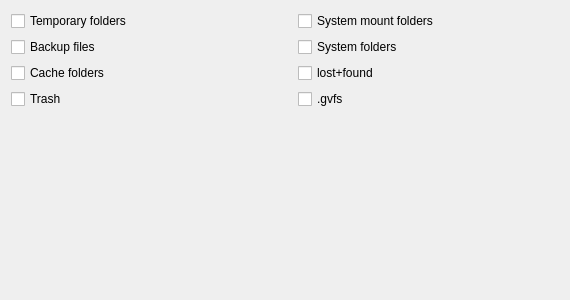
             <widget class="QWidget" name="exclude_templates">
              <property name="geometry">
               <rect>
                <x>0</x>
                <y>0</y>
                <width>570</width>
                <height>300</height>
               </rect>
              </property>
              <attribute name="label">
               <string>Templates</string>
              </attribute>
              <layout class="QGridLayout" name="gridLayout_11">
               <item row="0" column="0">
                <widget class="QCheckBox" name="checkBox_excludeTemp">
                 <property name="sizePolicy">
                  <sizepolicy hsizetype="Minimum" vsizetype="Minimum">
                   <horstretch>0</horstretch>
                   <verstretch>0</verstretch>
                  </sizepolicy>
                 </property>
                 <property name="maximumSize">
                  <size>
                   <width>16777215</width>
                   <height>16777215</height>
                  </size>
                 </property>
                 <property name="font">
                  <font>
                   <weight>50</weight>
                   <bold>false</bold>
                  </font>
                 </property>
                 <property name="cursor">
                  <cursorShape>PointingHandCursor</cursorShape>
                 </property>
                 <property name="toolTip">
                  <string>Exclude all temp folders (**/*tmp*/)</string>
                 </property>
                 <property name="layoutDirection">
                  <enum>Qt::LeftToRight</enum>
                 </property>
                 <property name="text">
                  <string>Temporary folders</string>
                 </property>
                 <property name="checked">
                  <bool>false</bool>
                 </property>
                </widget>
               </item>
               <item row="0" column="2">
                <widget class="QCheckBox" name="checkBox_excludeMount">
                 <property name="sizePolicy">
                  <sizepolicy hsizetype="Minimum" vsizetype="Minimum">
                   <horstretch>0</horstretch>
                   <verstretch>0</verstretch>
                  </sizepolicy>
                 </property>
                 <property name="maximumSize">
                  <size>
                   <width>16777215</width>
                   <height>16777215</height>
                  </size>
                 </property>
                 <property name="font">
                  <font>
                   <weight>50</weight>
                   <bold>false</bold>
                  </font>
                 </property>
                 <property name="cursor">
                  <cursorShape>PointingHandCursor</cursorShape>
                 </property>
                 <property name="toolTip">
                  <string>Exclude system mount folders /mnt &amp; /media (/mnt/*/**, /media/*/**)</string>
                 </property>
                 <property name="layoutDirection">
                  <enum>Qt::LeftToRight</enum>
                 </property>
                 <property name="text">
                  <string>System mount folders</string>
                 </property>
                 <property name="checked">
                  <bool>false</bool>
                 </property>
                </widget>
               </item>
               <item row="1" column="0">
                <widget class="QCheckBox" name="checkBox_excludeBackup">
                 <property name="sizePolicy">
                  <sizepolicy hsizetype="Minimum" vsizetype="Minimum">
                   <horstretch>0</horstretch>
                   <verstretch>0</verstretch>
                  </sizepolicy>
                 </property>
                 <property name="minimumSize">
                  <size>
                   <width>0</width>
                   <height>0</height>
                  </size>
                 </property>
                 <property name="maximumSize">
                  <size>
                   <width>16777215</width>
                   <height>16777215</height>
                  </size>
                 </property>
                 <property name="font">
                  <font>
                   <weight>50</weight>
                   <bold>false</bold>
                  </font>
                 </property>
                 <property name="cursor">
                  <cursorShape>PointingHandCursor</cursorShape>
                 </property>
                 <property name="toolTip">
                  <string>Exclude all backup files &amp; folders (**~)</string>
                 </property>
                 <property name="layoutDirection">
                  <enum>Qt::LeftToRight</enum>
                 </property>
                 <property name="text">
                  <string>Backup files</string>
                 </property>
                 <property name="checked">
                  <bool>false</bool>
                 </property>
                </widget>
               </item>
               <item row="1" column="2">
                <widget class="QCheckBox" name="checkBox_excludeSystem">
                 <property name="sizePolicy">
                  <sizepolicy hsizetype="Minimum" vsizetype="Minimum">
                   <horstretch>0</horstretch>
                   <verstretch>0</verstretch>
                  </sizepolicy>
                 </property>
                 <property name="maximumSize">
                  <size>
                   <width>16777215</width>
                   <height>16777215</height>
                  </size>
                 </property>
                 <property name="font">
                  <font>
                   <weight>50</weight>
                   <bold>false</bold>
                  </font>
                 </property>
                 <property name="cursor">
                  <cursorShape>PointingHandCursor</cursorShape>
                 </property>
                 <property name="toolTip">
                  <string>Exclude system folders /var, /proc, /dev &amp; /sys (/var/run/**, /run/**, /proc/**, /dev/**, /sys/**)</string>
                 </property>
                 <property name="layoutDirection">
                  <enum>Qt::LeftToRight</enum>
                 </property>
                 <property name="text">
                  <string>System folders</string>
                 </property>
                 <property name="checked">
                  <bool>false</bool>
                 </property>
                </widget>
               </item>
               <item row="2" column="0">
                <widget class="QCheckBox" name="checkBox_excludeCache">
                 <property name="sizePolicy">
                  <sizepolicy hsizetype="Minimum" vsizetype="Minimum">
                   <horstretch>0</horstretch>
                   <verstretch>0</verstretch>
                  </sizepolicy>
                 </property>
                 <property name="maximumSize">
                  <size>
                   <width>16777215</width>
                   <height>16777215</height>
                  </size>
                 </property>
                 <property name="font">
                  <font>
                   <weight>50</weight>
                   <bold>false</bold>
                  </font>
                 </property>
                 <property name="cursor">
                  <cursorShape>PointingHandCursor</cursorShape>
                 </property>
                 <property name="toolTip">
                  <string>Exclude all cache folders (**/*cache*/ &amp; **/*Cache*/)</string>
                 </property>
                 <property name="layoutDirection">
                  <enum>Qt::LeftToRight</enum>
                 </property>
                 <property name="text">
                  <string>Cache folders</string>
                 </property>
                 <property name="checked">
                  <bool>false</bool>
                 </property>
                </widget>
               </item>
               <item row="2" column="2">
                <widget class="QCheckBox" name="checkBox_excludeLostFound">
                 <property name="sizePolicy">
                  <sizepolicy hsizetype="Minimum" vsizetype="Minimum">
                   <horstretch>0</horstretch>
                   <verstretch>0</verstretch>
                  </sizepolicy>
                 </property>
                 <property name="maximumSize">
                  <size>
                   <width>16777215</width>
                   <height>16777215</height>
                  </size>
                 </property>
                 <property name="font">
                  <font>
                   <weight>50</weight>
                   <bold>false</bold>
                  </font>
                 </property>
                 <property name="cursor">
                  <cursorShape>PointingHandCursor</cursorShape>
                 </property>
                 <property name="toolTip">
                  <string>Exclude all &quot;lost+found&quot; folders (**/lost+found*/)</string>
                 </property>
                 <property name="layoutDirection">
                  <enum>Qt::LeftToRight</enum>
                 </property>
                 <property name="text">
                  <string>lost+found</string>
                 </property>
                 <property name="checked">
                  <bool>false</bool>
                 </property>
                </widget>
               </item>
               <item row="3" column="0">
                <widget class="QCheckBox" name="checkBox_excludeTrash">
                 <property name="sizePolicy">
                  <sizepolicy hsizetype="Minimum" vsizetype="Minimum">
                   <horstretch>0</horstretch>
                   <verstretch>0</verstretch>
                  </sizepolicy>
                 </property>
                 <property name="maximumSize">
                  <size>
                   <width>16777215</width>
                   <height>16777215</height>
                  </size>
                 </property>
                 <property name="font">
                  <font>
                   <weight>50</weight>
                   <bold>false</bold>
                  </font>
                 </property>
                 <property name="cursor">
                  <cursorShape>PointingHandCursor</cursorShape>
                 </property>
                 <property name="toolTip">
                  <string>Exclude all user's trash folders (**/*Trash*/, **/*trash*/)</string>
                 </property>
                 <property name="layoutDirection">
                  <enum>Qt::LeftToRight</enum>
                 </property>
                 <property name="text">
                  <string>Trash</string>
                 </property>
                 <property name="checked">
                  <bool>false</bool>
                 </property>
                </widget>
               </item>
               <item row="3" column="2">
                <widget class="QCheckBox" name="checkBox_excludeGVFS">
                 <property name="sizePolicy">
                  <sizepolicy hsizetype="Minimum" vsizetype="Minimum">
                   <horstretch>0</horstretch>
                   <verstretch>0</verstretch>
                  </sizepolicy>
                 </property>
                 <property name="maximumSize">
                  <size>
                   <width>16777215</width>
                   <height>16777215</height>
                  </size>
                 </property>
                 <property name="font">
                  <font>
                   <weight>50</weight>
                   <bold>false</bold>
                  </font>
                 </property>
                 <property name="cursor">
                  <cursorShape>PointingHandCursor</cursorShape>
                 </property>
                 <property name="toolTip">
                  <string>Exclude all user's .gvfs folders (**/.gvfs/)</string>
                 </property>
                 <property name="layoutDirection">
                  <enum>Qt::LeftToRight</enum>
                 </property>
                 <property name="text">
                  <string notr="true">.gvfs</string>
                 </property>
                 <property name="checked">
                  <bool>false</bool>
                 </property>
                </widget>
               </item>
               <item row="4" column="1">
                <spacer name="verticalSpacer">
                 <property name="orientation">
                  <enum>Qt::Vertical</enum>
                 </property>
                 <property name="sizeHint" stdset="0">
                  <size>
                   <width>20</width>
                   <height>2</height>
                  </size>
                 </property>
                </spacer>
               </item>
              </layout>
             </widget>
